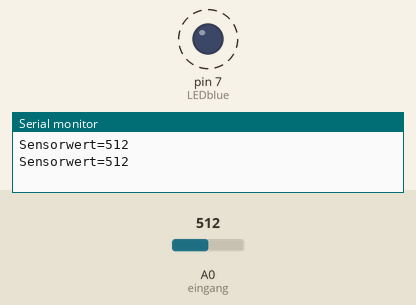
This sketch was run on a simulated Arduino Uno, built with avr-gcc and run on an emulated ATmega328P. On the bench: output pins drawn as LEDs (lit = HIGH), the last lines printed to the serial monitor. Dashed ring = blinking. Inputs (shaded band) come from the test bench; at power-on: A0 (eingang) = 512.

Above: at 1.8 s.
1.9 s: A0 (eingang) set to 306
At 2.2 s:
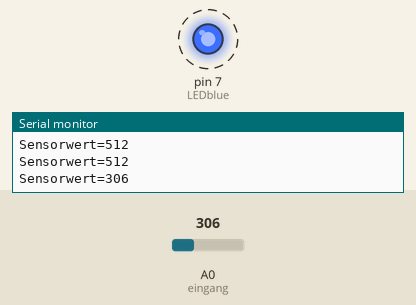
5.4 s: A0 (eingang) set to 122
8.9 s: A0 (eingang) set to 0
At 9.4 s:
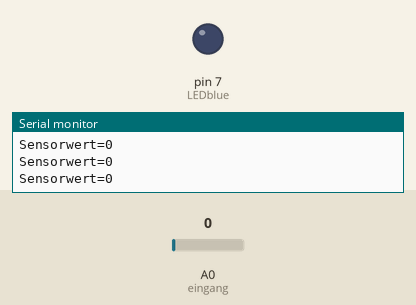
13.0 s: A0 (eingang) set to 20
At 13.8 s:
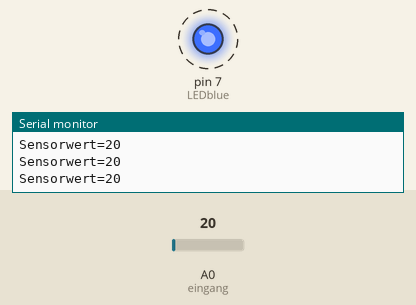
Timing chart, 0 to 64.6 s (numbered marks = the images above; inputs shaded):
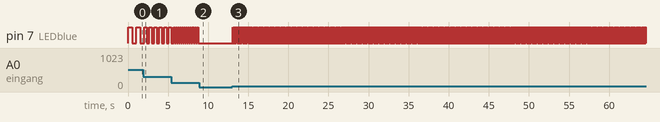

Measured:
- after the input at 1.9 s, pin 7 (LEDblue): alternates HIGH for 0.31 s and LOW for 0.31 s, starting after 0.46 s
- after the input at 8.9 s, pin 7 (LEDblue): stops changing and stays LOW
- after the input at 13.0 s, pin 7 (LEDblue): alternates HIGH for 0.02 s and LOW for 0.02 s, starting after 0.07 s
- by itself, pin 7 (LEDblue): alternates HIGH for 0.51 s and LOW for 0.51 s

The sketch:

Drehwiderstand.ino
```cpp
int eingang=A0;

int LEDblue=7;
int sensorWert=0;

const int minDuration=1;
const int maxDuration=10;

void setup() {
  // put your setup code here, to run once:
  Serial.begin(9600);

  pinMode(LEDblue, OUTPUT);
}

void loop() {
  // put your main code here, to run repeatedly:
  sensorWert = analogRead(eingang);

  //sensorWert = map(sensorWert,200,800,minDuration, maxDuration);
  //sensorWert = constrain(sensorWert, minDuration, maxDuration);

  Serial.print("Sensorwert=");
  Serial.println(sensorWert);
/*
  if(sensorWert > 512)
  {
    digitalWrite(LEDblue, HIGH);
  }
  else
  {
    digitalWrite(LEDblue, LOW);
  }
  delay(100);
*/
  digitalWrite(LEDblue, HIGH);
  delay(sensorWert);
    digitalWrite(LEDblue, LOW);
  delay(sensorWert);
}
```
